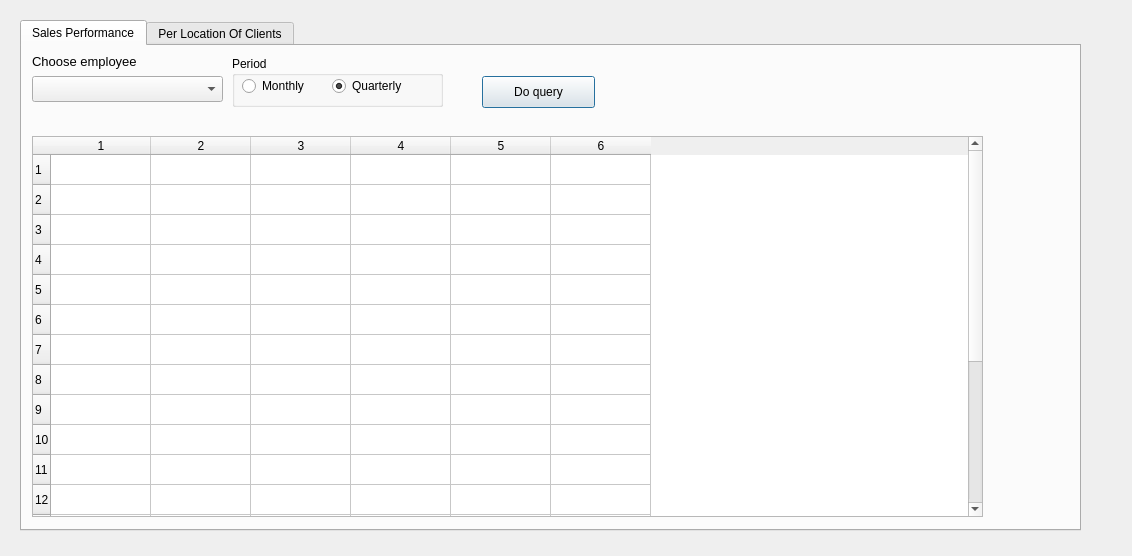
<?xml version="1.0" encoding="UTF-8"?>
<ui version="4.0">
 <class>Dialog</class>
 <widget class="QDialog" name="Dialog">
  <property name="geometry">
   <rect>
    <x>0</x>
    <y>0</y>
    <width>1132</width>
    <height>556</height>
   </rect>
  </property>
  <property name="windowTitle">
   <string>Employees' performance</string>
  </property>
  <widget class="QTabWidget" name="tabWidget">
   <property name="geometry">
    <rect>
     <x>20</x>
     <y>20</y>
     <width>1061</width>
     <height>511</height>
    </rect>
   </property>
   <property name="currentIndex">
    <number>0</number>
   </property>
   <widget class="QWidget" name="salesPerformance">
    <attribute name="title">
     <string>Sales Performance</string>
    </attribute>
    <widget class="QPushButton" name="query_button">
     <property name="geometry">
      <rect>
       <x>460</x>
       <y>30</y>
       <width>113</width>
       <height>32</height>
      </rect>
     </property>
     <property name="text">
      <string>Do query</string>
     </property>
    </widget>
    <widget class="QComboBox" name="employees_cb">
     <property name="geometry">
      <rect>
       <x>10</x>
       <y>30</y>
       <width>191</width>
       <height>26</height>
      </rect>
     </property>
    </widget>
    <widget class="QLabel" name="label">
     <property name="geometry">
      <rect>
       <x>10</x>
       <y>0</y>
       <width>161</width>
       <height>31</height>
      </rect>
     </property>
     <property name="font">
      <font>
       <pointsize>10</pointsize>
      </font>
     </property>
     <property name="text">
      <string>Choose employee</string>
     </property>
    </widget>
    <widget class="QTableWidget" name="sales_table">
     <property name="geometry">
      <rect>
       <x>10</x>
       <y>90</y>
       <width>951</width>
       <height>381</height>
      </rect>
     </property>
     <property name="rowCount">
      <number>20</number>
     </property>
     <property name="columnCount">
      <number>6</number>
     </property>
     <row/>
     <row/>
     <row/>
     <row/>
     <row/>
     <row/>
     <row/>
     <row/>
     <row/>
     <row/>
     <row/>
     <row/>
     <row/>
     <row/>
     <row/>
     <row/>
     <row/>
     <row/>
     <row/>
     <row/>
     <column/>
     <column/>
     <column/>
     <column/>
     <column/>
     <column/>
    </widget>
    <widget class="QGroupBox" name="radio_group">
     <property name="geometry">
      <rect>
       <x>210</x>
       <y>10</y>
       <width>211</width>
       <height>51</height>
      </rect>
     </property>
     <property name="title">
      <string>Period</string>
     </property>
     <widget class="QRadioButton" name="monthly_radio">
      <property name="geometry">
       <rect>
        <x>10</x>
        <y>20</y>
        <width>100</width>
        <height>20</height>
       </rect>
      </property>
      <property name="text">
       <string>Monthly</string>
      </property>
     </widget>
     <widget class="QRadioButton" name="quarterly_radio">
      <property name="geometry">
       <rect>
        <x>100</x>
        <y>20</y>
        <width>100</width>
        <height>20</height>
       </rect>
      </property>
      <property name="text">
       <string>Quarterly</string>
      </property>
      <property name="checked">
       <bool>true</bool>
      </property>
     </widget>
    </widget>
   </widget>
   <widget class="QWidget" name="tab">
    <attribute name="title">
     <string>Per Location Of Clients</string>
    </attribute>
    <widget class="QLabel" name="label_2">
     <property name="geometry">
      <rect>
       <x>20</x>
       <y>10</y>
       <width>111</width>
       <height>31</height>
      </rect>
     </property>
     <property name="font">
      <font>
       <pointsize>10</pointsize>
      </font>
     </property>
     <property name="text">
      <string>Country</string>
     </property>
    </widget>
    <widget class="QLabel" name="label_3">
     <property name="geometry">
      <rect>
       <x>170</x>
       <y>10</y>
       <width>111</width>
       <height>31</height>
      </rect>
     </property>
     <property name="font">
      <font>
       <pointsize>10</pointsize>
      </font>
     </property>
     <property name="text">
      <string>City</string>
     </property>
    </widget>
    <widget class="QComboBox" name="country_cb">
     <property name="geometry">
      <rect>
       <x>20</x>
       <y>40</y>
       <width>121</width>
       <height>26</height>
      </rect>
     </property>
    </widget>
    <widget class="QComboBox" name="city_cb">
     <property name="geometry">
      <rect>
       <x>170</x>
       <y>40</y>
       <width>121</width>
       <height>26</height>
      </rect>
     </property>
    </widget>
    <widget class="QTableWidget" name="sales_table_location">
     <property name="geometry">
      <rect>
       <x>20</x>
       <y>90</y>
       <width>1001</width>
       <height>381</height>
      </rect>
     </property>
     <property name="rowCount">
      <number>20</number>
     </property>
     <property name="columnCount">
      <number>8</number>
     </property>
     <row/>
     <row/>
     <row/>
     <row/>
     <row/>
     <row/>
     <row/>
     <row/>
     <row/>
     <row/>
     <row/>
     <row/>
     <row/>
     <row/>
     <row/>
     <row/>
     <row/>
     <row/>
     <row/>
     <row/>
     <column/>
     <column/>
     <column/>
     <column/>
     <column/>
     <column/>
     <column/>
     <column/>
    </widget>
    <widget class="QGroupBox" name="radio_group_2">
     <property name="geometry">
      <rect>
       <x>310</x>
       <y>20</y>
       <width>211</width>
       <height>51</height>
      </rect>
     </property>
     <property name="title">
      <string>Period</string>
     </property>
     <widget class="QRadioButton" name="monthly_radio_location">
      <property name="geometry">
       <rect>
        <x>10</x>
        <y>20</y>
        <width>100</width>
        <height>20</height>
       </rect>
      </property>
      <property name="text">
       <string>Monthly</string>
      </property>
     </widget>
     <widget class="QRadioButton" name="quarterly_radio_location">
      <property name="geometry">
       <rect>
        <x>100</x>
        <y>20</y>
        <width>100</width>
        <height>20</height>
       </rect>
      </property>
      <property name="text">
       <string>Quarterly</string>
      </property>
      <property name="checked">
       <bool>true</bool>
      </property>
     </widget>
    </widget>
    <widget class="QPushButton" name="query_button_location">
     <property name="geometry">
      <rect>
       <x>550</x>
       <y>40</y>
       <width>113</width>
       <height>32</height>
      </rect>
     </property>
     <property name="text">
      <string>Do query</string>
     </property>
    </widget>
   </widget>
  </widget>
 </widget>
 <resources/>
 <connections/>
</ui>
